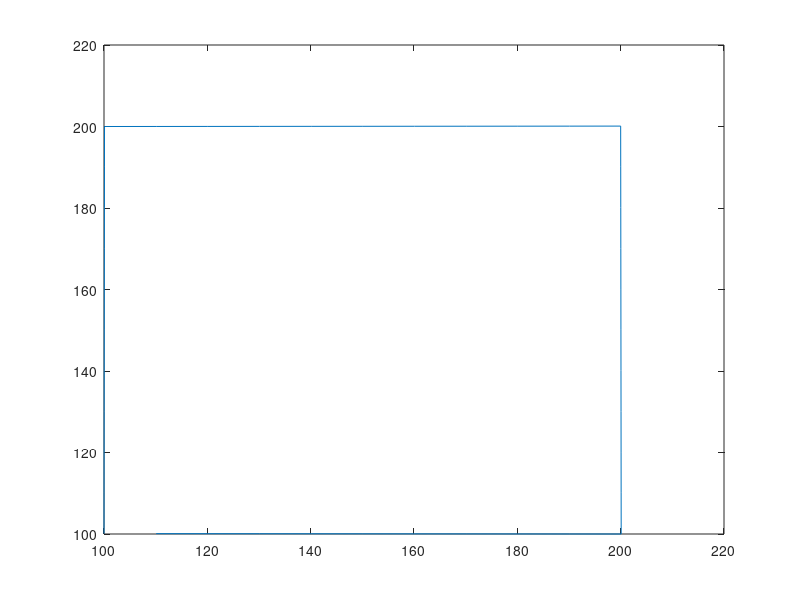

MATLAB code to generate this figure: (Note: this script raises an error after producing the figure.)
x0 = 100; y0 = 100.1; x1 = 100.1; y1 = 200; x2 = 200; y2 = 200.1; x3 = 200.1; y3 = 100;

dplus = 10;
dminus = -10;

dsmall = 0.01;

xA = x0:dsmall:x1;
yA = y0:dplus:y1;

xB = x1:dplus:x2;
yB = y1:dsmall:y2;

xC = x2:dsmall:x3;
yC = y2:dminus:y3;

xD = x3:dminus:x0;
yD = y3:dsmall:y0;

x = horzcat(xA(1:10), xB(1:10), xC(1:10), xD(1:10));
y = horzcat(yA(1:10), yB(1:10), yC(1:10), yD(1:10));

plot(x,y);

[theta1, theta2] = xyToLinkageAngles(x,y);
[v1,v2] = a2pwm(theta1,theta2);
pen = 1500*ones(size(v1));

%transpose into output file
out(:,1) = v1';
out(:,2) = v2';
out(:,3) = pen';

dlmwrite('square', out);